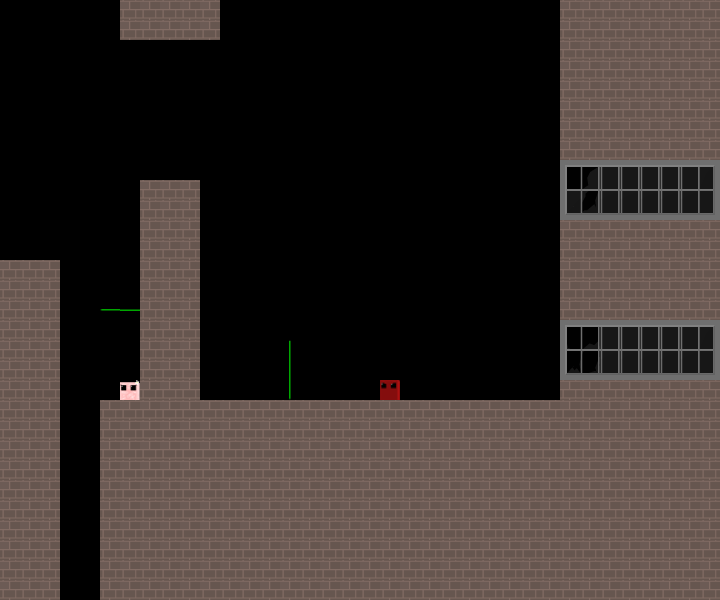

The image is a tile-based game level rendered from a .tmx file. Its description and source (layers, tilesets, objects; grid data summarised) follow:
An orthogonal 36x30 tile map with 20x20 px tiles, 1 tile layer (stationary), 5 tilesets and 14 objects.

<map version="1.10" tiledversion="1.10.2" orientation="orthogonal" renderorder="right-down" width="36" height="30" tilewidth="20" tileheight="20" infinite="0" nextlayerid="7" nextobjectid="56">
 <tileset firstgid="1" name="factorytiles01" tilewidth="20" tileheight="20" tilecount="900" columns="30">
  <image source="factorytiles01.png" width="600" height="600" />
 </tileset>
 <tileset firstgid="901" name="meatboy" tilewidth="20" tileheight="20" tilecount="1" columns="1">
  <image source="meatboy.png" width="20" height="20" />
 </tileset>
 <tileset firstgid="902" name="bandagegirl" tilewidth="20" tileheight="20" tilecount="1" columns="1">
  <image source="bandagegirl.png" width="20" height="20" />
 </tileset>
 <tileset firstgid="903" name="lavapool" tilewidth="20" tileheight="20" tilecount="3" columns="3">
  <image source="lavapool.png" width="60" height="20" />
 </tileset>
 <tileset firstgid="906" name="laserbarrier" tilewidth="20" tileheight="20" tilecount="6" columns="6">
  <image source="laserbarrier.png" width="120" height="20" />
 </tileset>
 <layer id="3" name="stationary" width="36" height="30">
  <data>[1080 cells, 574 non-empty, 29 distinct tile ids]</data>
 </layer>
 <objectgroup id="4" name="rectangle">
  <object id="8" x="100" y="400" width="620" height="200" />
  <object id="10" x="560" y="0" width="160" height="400" />
  <object id="23" x="140" y="180" width="60" height="220" />
  <object id="40" x="0" y="260" width="60" height="340" />
 </objectgroup>
 <objectgroup id="5" name="saws">
  <object id="31" x="473" y="13" width="85" height="85">
   <ellipse />
  </object>
  <object id="33" x="496" y="139" width="60" height="60">
   <ellipse />
  </object>
  <object id="45" x="495" y="232" width="60" height="60">
   <ellipse />
  </object>
  <object id="50" x="495" y="341" width="60" height="60">
   <ellipse />
  </object>
  <object id="46" x="204" y="353" width="49" height="46">
   <ellipse />
  </object>
  <object id="53" x="136" y="29" width="70" height="70">
   <ellipse />
  </object>
  <object id="52" x="58" y="516" width="45" height="45">
   <ellipse />
  </object>
  <object id="49" x="0" y="200" width="60" height="60">
   <ellipse />
  </object>
 </objectgroup>
 <objectgroup id="6" name="laserbarrier">
  <object id="54" x="288" y="340" width="4" height="60" />
  <object id="55" x="140" y="308" width="4" height="40" rotation="90" />
 </objectgroup>
</map>
